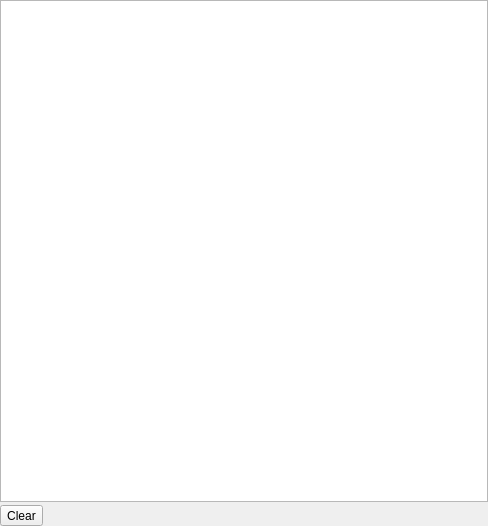
<?xml version="1.0" encoding="UTF-8"?>
<ui version="4.0">
 <class>CoffeeMessageDisplay</class>
 <widget class="QWidget" name="CoffeeMessageDisplay">
  <property name="geometry">
   <rect>
    <x>0</x>
    <y>0</y>
    <width>488</width>
    <height>526</height>
   </rect>
  </property>
  <property name="windowTitle">
   <string>Form</string>
  </property>
  <layout class="QGridLayout" name="gridLayout">
   <property name="leftMargin">
    <number>0</number>
   </property>
   <property name="topMargin">
    <number>0</number>
   </property>
   <property name="rightMargin">
    <number>0</number>
   </property>
   <property name="bottomMargin">
    <number>0</number>
   </property>
   <property name="spacing">
    <number>3</number>
   </property>
   <item row="0" column="0" colspan="2">
    <widget class="QTextEdit" name="log"/>
   </item>
   <item row="1" column="0">
    <widget class="QToolButton" name="clearButton">
     <property name="text">
      <string>Clear</string>
     </property>
    </widget>
   </item>
  </layout>
 </widget>
 <resources/>
 <connections>
  <connection>
   <sender>clearButton</sender>
   <signal>clicked()</signal>
   <receiver>log</receiver>
   <slot>clear()</slot>
   <hints>
    <hint type="sourcelabel">
     <x>27</x>
     <y>512</y>
    </hint>
    <hint type="destinationlabel">
     <x>130</x>
     <y>421</y>
    </hint>
   </hints>
  </connection>
 </connections>
</ui>
